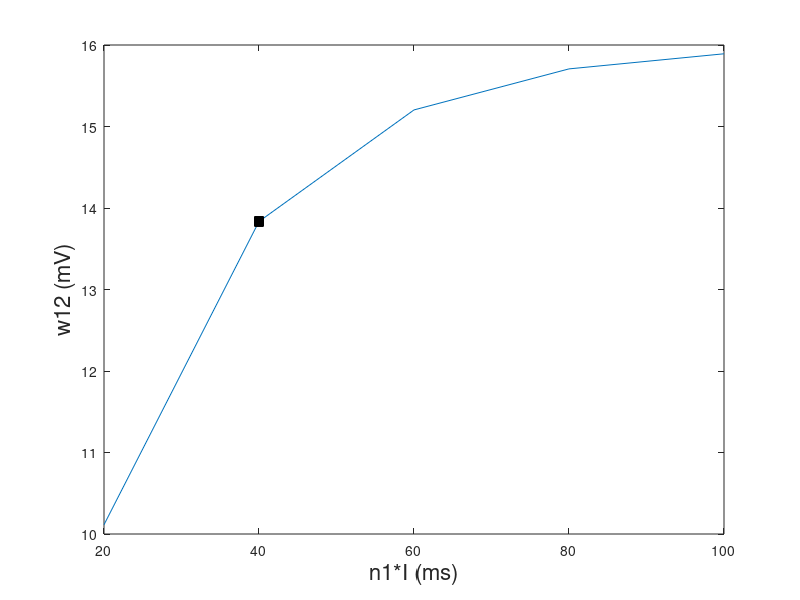
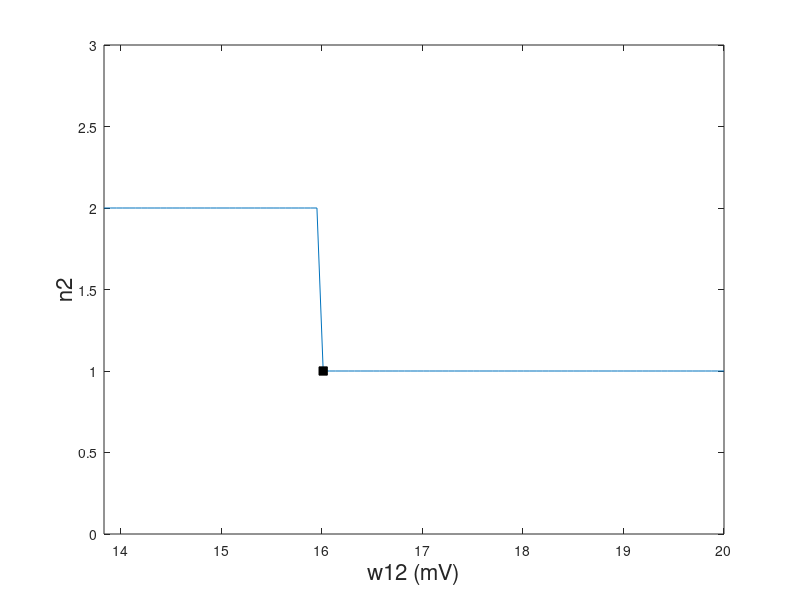

MATLAB code for these plots, in order:
function App

% Plot   w12 as a function of n1*I
% and    n2 as a function of w12 

%% Set Parameters
I = 20;
tau = 20;    % membrane time constant (ms)
vth = -54;    % threshold voltage (mV)
vrest = -70;   % resting voltage (mV)
wext = linspace(10.2,20,100)';     % external input weights (mV)

%% Calculate n1
x = exp(-I/tau);
a = 1-( ((vth-vrest)./wext)*(1-x) );
n1vec = ceil(-tau/I * log(a));   % vector of min num of wext inp spks necessary for Cell 1 to fire
w12vec = (vth-vrest)*(1-exp(-n1vec*I./tau));

% Calculate min w12 for Cell 2 activity for chosen n1
n1 = 2;   % Chosen value for n1
MINw12 = (vth-vrest)*(1-exp(-n1*I./tau));   % min w12 for chosen n1
w12 = linspace(MINw12,20,100);

% Plot w12 as a function of n1*I
figure
plot(n1vec*I,w12vec)
hold on
ind=find(n1vec==n1);
plot(n1vec(ind)*I,w12vec(ind),'sk','MarkerFaceColor','k')
hold off
xlabel('n1*I (ms)','fontsize',16)
ylabel('w12 (mV)','fontsize',16)

%% Calculate n2
b = 1-( ((vth-vrest)./w12)*(1-x) );
n2 = ceil(-tau/I * log(b));   % min num of w12 inp spks necessary for Cell 2 to fire

% Plot n2 as a function of w12
figure
plot(w12,n2)
hold on
ind2=find(n2==1)
plot(w12(ind2(1)),n2(ind2(1)),'sk','MarkerFaceColor','k')
hold off
xlabel('w12 (mV)','fontsize',16)
ylabel('n2', 'fontsize', 16)
c = max(n2);
xlim([MINw12 20])
ylim([0 c+1])
return